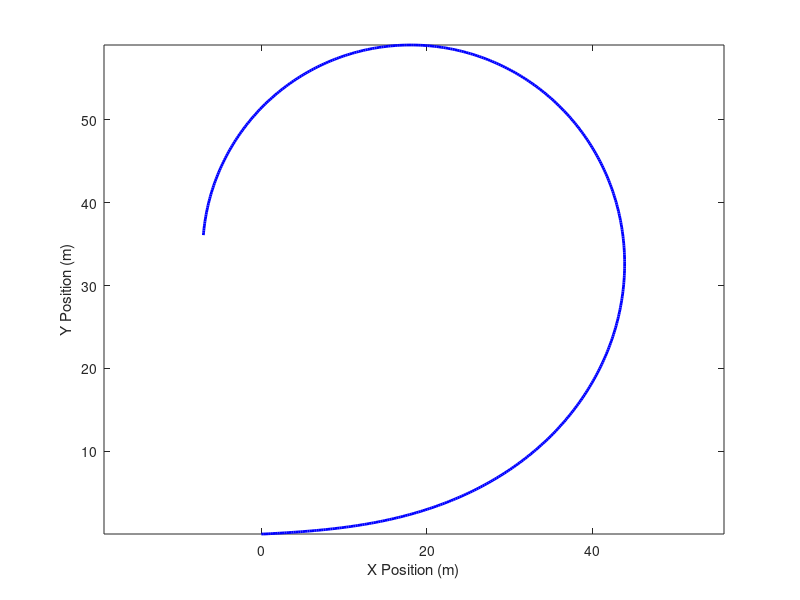

Reproduce this figure in MATLAB.
% ME 303 - Zhao Pan
% Programmers: Shaan B, Zubair H, Mirza M, Dharmik R, Milind K
% Date: 10th March, 2025

clc; % clear command window

% Table 1 Parameters
m = 10;   % Vehicle mass (kg)
a = 1.14; % Distance from centre of mass to the front axle (m)
b = 1.33;  % Distance from centre of mass to the rear axle (m)
Cf = 25000; % Front tire cornering stiffness (N/rad)
Cr = 21000; % Rear tire cornering stiffness (N/rad)
Iz = 2420;  % Yaw inertia (kg·m^2)
dt = 0.01; % Δt (grid spacing)
t = 0:dt:5; % Simulate for 5 seconds
x0 = [0; 0]; % Initial conditions
delta = 0.1; % Step steering input

% Use 100 km/h to find if oversteer or understeer
u = 100 / 3.6; % Convert km/h to m/s

% System of ODEs
    A = [- (Cf + Cr) / (m * u), - (a * Cf - b * Cr) / (m * u) - u;
     - (a * Cf - b * Cr) / (Iz * u), - (a^2 * Cf + b^2 * Cr) / (Iz * u)];
    % Define A as a 2x2 matrix, with elements indicated in project outline

    B = [Cf / m; a * Cf / Iz]; % Define B as a 2x1 matrix

% Pre-allocate storage
x_rk4 = zeros(2, length(t)); % Define vector
x_rk4(:,1) = x0; % set first point to ICs
psi = zeros(1, length(t)); % yaw rate
X = zeros(1, length(t)); % X position
Y = zeros(1, length(t)); % Y position

% RK4 solver (same as before)
for i = 1:length(t)-1
    k1 = A * x_rk4(:,i) + B * delta;
    k2 = A * (x_rk4(:,i) + 0.5 * dt * k1) + B * delta;
    k3 = A * (x_rk4(:,i) + 0.5 * dt * k2) + B * delta;
    k4 = A * (x_rk4(:,i) + dt * k3) + B * delta;
    x_rk4(:,i+1) = x_rk4(:,i) + (dt/6) * (k1 + 2*k2 + 2*k3 + k4);
    
    % Integrate yaw rate to get heading angle
    psi(i+1) = psi(i) + dt * x_rk4(2,i);
    
    % Integrate velocity equations to get X and Y positions
    X(i+1) = X(i) + dt * (u * cos(psi(i)) - (x_rk4(1,i) ...
        + a * x_rk4(2,i)) * sin(psi(i)));
    Y(i+1) = Y(i) + dt * ((x_rk4(1,i) + a * x_rk4(2,i)) * cos(psi(i)) ...
        + u * sin(psi(i)));
    % 2 lines above refined and corrected with the use of LLM
end

% Plot Vehicle Trajectory
figure; % open new figure
grid on; % enable grid for clarity
plot(X, Y, 'b', 'LineWidth', 2); % Plot trajectory in blue
xlabel('X Position (m)'); % X-axis label
ylabel('Y Position (m)'); % y-axis label
axis equal; % Keep x and y axes equal when zooming in and out